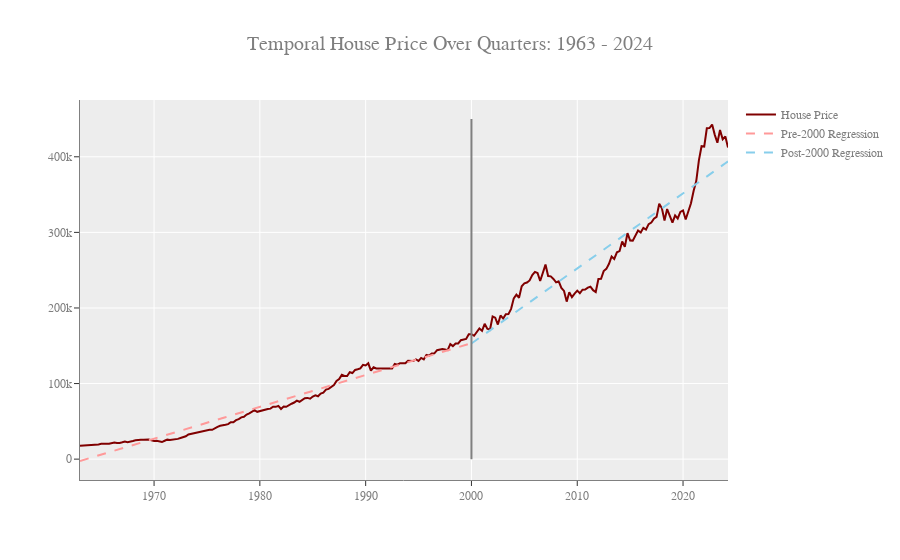

The code cell stored with this chart in its notebook:
### Code cell
fig = go.Figure()
fig.update_layout(title="Temporal House Price Over Quarters: 1963 - 2024", title_font_size = 20,
                  font=dict( family="Courier New, monospace", size=12,color="#7f7f7f"),
                  template = "ggplot2", hovermode= 'closest')
fig.update_xaxes(showline=True, linewidth=1, linecolor='gray')
fig.update_yaxes(showline=True, linewidth=1, linecolor='gray')

fig.add_trace(go.Scatter(x = df['DATE'], y = df['MSPUS'], mode = 'lines',
                         name = 'House Price', marker_color=red))

####     REGRESSION     ####

X = pd.DataFrame(reg_df[reg_df['item_id'].between(0,148)][['item_id']])
y = pd.DataFrame(reg_df[reg_df['item_id'].between(0,148)][['MSPUS']])
model = LinRegress(X['item_id'], y['MSPUS'])
yy= linear_func(X, *model._results.params)


fig.add_trace(go.Scatter(x = pd.DataFrame(reg_df[reg_df['item_id'].between(0,148)][['DATE']])['DATE'], y = yy['item_id'], mode = 'lines',
                          name = 'Pre-2000 Regression', 
                          line=dict(dash='dash'),marker_color=light_red))

####     REGRESSION     ####

X = pd.DataFrame(reg_df[reg_df['item_id'].between(148,245)][['item_id']])
y = pd.DataFrame(reg_df[reg_df['item_id'].between(148,245)][['MSPUS']])
model = LinRegress(X['item_id'], y['MSPUS'])
yy= linear_func(X, *model._results.params)

fig.add_trace(go.Scatter(x = pd.DataFrame(reg_df[reg_df['item_id'].between(148,245)][['DATE']])['DATE'], y = yy['item_id'], mode = 'lines',
                         name = 'Post-2000 Regression', 
                         line=dict(dash='dash'), marker_color=light_blue))


####     SPLIT LINE     ####

fig.add_trace(go.Scatter( x=['2000-01-01', '2000-01-01'], y=[0, 450000], mode="lines",line=go.scatter.Line(color="gray"), showlegend=False))

### Figure 1 — Plotly figure (JSON) as saved in the notebook; plotly's stock layout.template omitted (floating-point values rounded to 4 significant figures; data arrays with more than 128 entries replaced by an {"elided": "..."} marker saying what was removed)
{"data": [{"marker": {"color": "rgb(128, 0, 0)"}, "mode": "lines", "name": "House Price", "x": {"elided": "246 str values"}, "y": {"elided": "246 float values"}, "type": "scatter"}, {"line": {"dash": "dash"}, "marker": {"color": "rgb(255, 153, 153)"}, "mode": "lines", "name": "Pre-2000 Regression", "x": {"elided": "149 str values"}, "y": {"elided": "149 float values"}, "type": "scatter"}, {"line": {"dash": "dash"}, "marker": {"color": "rgb(135,206,235)"}, "mode": "lines", "name": "Post-2000 Regression", "x": ["2000-01-01", "2000-04-01", "2000-07-01", "2000-10-01", "2001-01-01", "2001-04-01", "2001-07-01", "2001-10-01", "2002-01-01", "2002-04-01", "2002-07-01", "2002-10-01", "2003-01-01", "2003-04-01", "2003-07-01", "2003-10-01", "2004-01-01", "2004-04-01", "2004-07-01", "2004-10-01", "2005-01-01", "2005-04-01", "2005-07-01", "2005-10-01", "2006-01-01", "2006-04-01", "2006-07-01", "2006-10-01", "2007-01-01", "2007-04-01", "2007-07-01", "2007-10-01", "2008-01-01", "2008-04-01", "2008-07-01", "2008-10-01", "2009-01-01", "2009-04-01", "2009-07-01", "2009-10-01", "2010-01-01", "2010-04-01", "2010-07-01", "2010-10-01", "2011-01-01", "2011-04-01", "2011-07-01", "2011-10-01", "2012-01-01", "2012-04-01", "2012-07-01", "2012-10-01", "2013-01-01", "2013-04-01", "2013-07-01", "2013-10-01", "2014-01-01", "2014-04-01", "2014-07-01", "2014-10-01", "2015-01-01", "2015-04-01", "2015-07-01", "2015-10-01", "2016-01-01", "2016-04-01", "2016-07-01", "2016-10-01", "2017-01-01", "2017-04-01", "2017-07-01", "2017-10-01", "2018-01-01", "2018-04-01", "2018-07-01", "2018-10-01", "2019-01-01", "2019-04-01", "2019-07-01", "2019-10-01", "2020-01-01", "2020-04-01", "2020-07-01", "2020-10-01", "2021-01-01", "2021-04-01", "2021-07-01", "2021-10-01", "2022-01-01", "2022-04-01", "2022-07-01", "2022-10-01", "2023-01-01", "2023-04-01", "2023-07-01", "2023-10-01", "2024-01-01", "2024-04-01"], "y": [153000.0, 155500.0, 157900.0, 160400.0, 162900.0, 165400.0, 167900.0, 170400.0, 172800.0, 175300.0, 177800.0, 180300.0, 182800.0, 185300.0, 187700.0, 190200.0, 192700.0, 195200.0, 197700.0, 200200.0, 202600.0, 205100.0, 207600.0, 210100.0, 212600.0, 215100.0, 217600.0, 220000.0, 222500.0, 225000.0, 227500.0, 230000.0, 232500.0, 234900.0, 237400.0, 239900.0, 242400.0, 244900.0, 247400.0, 249800.0, 252300.0, 254800.0, 257300.0, 259800.0, 262300.0, 264700.0, 267200.0, 269700.0, 272200.0, 274700.0, 277200.0, 279600.0, 282100.0, 284600.0, 287100.0, 289600.0, 292100.0, 294500.0, 297000.0, 299500.0, 302000.0, 304500.0, 307000.0, 309400.0, 311900.0, 314400.0, 316900.0, 319400.0, 321900.0, 324300.0, 326800.0, 329300.0, 331800.0, 334300.0, 336800.0, 339200.0, 341700.0, 344200.0, 346700.0, 349200.0, 351700.0, 354100.0, 356600.0, 359100.0, 361600.0, 364100.0, 366600.0, 369000.0, 371500.0, 374000.0, 376500.0, 379000.0, 381500.0, 383900.0, 386400.0, 388900.0, 391400.0, 393900.0], "type": "scatter"}, {"line": {"color": "gray"}, "mode": "lines", "showlegend": false, "x": ["2000-01-01", "2000-01-01"], "y": [0, 450000], "type": "scatter"}], "layout": {"title": {"text": "Temporal House Price Over Quarters: 1963 - 2024", "font": {"size": 20}}, "font": {"family": "Courier New, monospace", "size": 12, "color": "#7f7f7f"}, "hovermode": "closest", "xaxis": {"showline": true, "linewidth": 1, "linecolor": "gray"}, "yaxis": {"showline": true, "linewidth": 1, "linecolor": "gray"}}}
